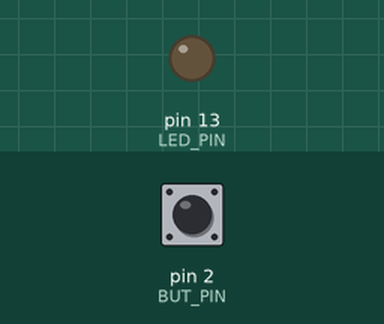
Bench run of a sketch on a simulated Arduino Uno, built with avr-gcc and run on an emulated ATmega328P. Shown: output pins drawn as LEDs (lit = HIGH). Inputs (shaded band) come from the test bench; at power-on: pin 2 (BUT_PIN) HIGH.

Above: at 1.2 s.
1.3 s: pin 2 (BUT_PIN) pulled LOW for 0.15 s
At 1.37 s:
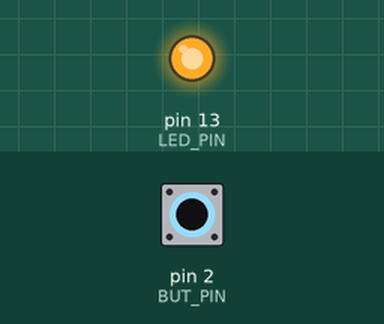
2.9 s: pin 2 (BUT_PIN) pulled LOW for 3.2 s
At 6.5 s:
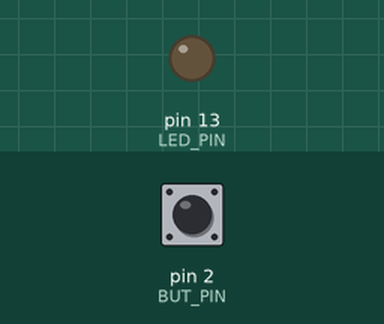
Timing chart, 0 to 8.0 s (numbered marks = the images above; inputs shaded):
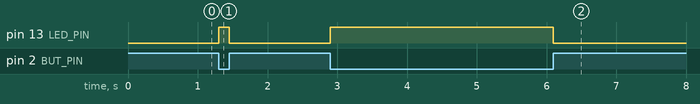

The sketch:

button_click.ino
```cpp
int LED_PIN = 13;
int BUT_PIN = 2; // Global variables
boolean VAL;

void setup() {
  pinMode(LED_PIN, OUTPUT);
  pinMode(BUT_PIN, INPUT);

}

void loop() {
  // put your main code here, to run repeatedly:
  VAL = digitalRead(BUT_PIN);

  if( VAL == LOW ) {
    digitalWrite(LED_PIN, HIGH);
  } else {
    digitalWrite(LED_PIN, LOW);
  }
}
```

Measured:
- after the input at 1.3 s, pin 13 (LED_PIN): LOW → HIGH at once, → LOW 0.15 s later
- after the input at 2.9 s, pin 13 (LED_PIN): LOW → HIGH at once, → LOW 3.2 s later
